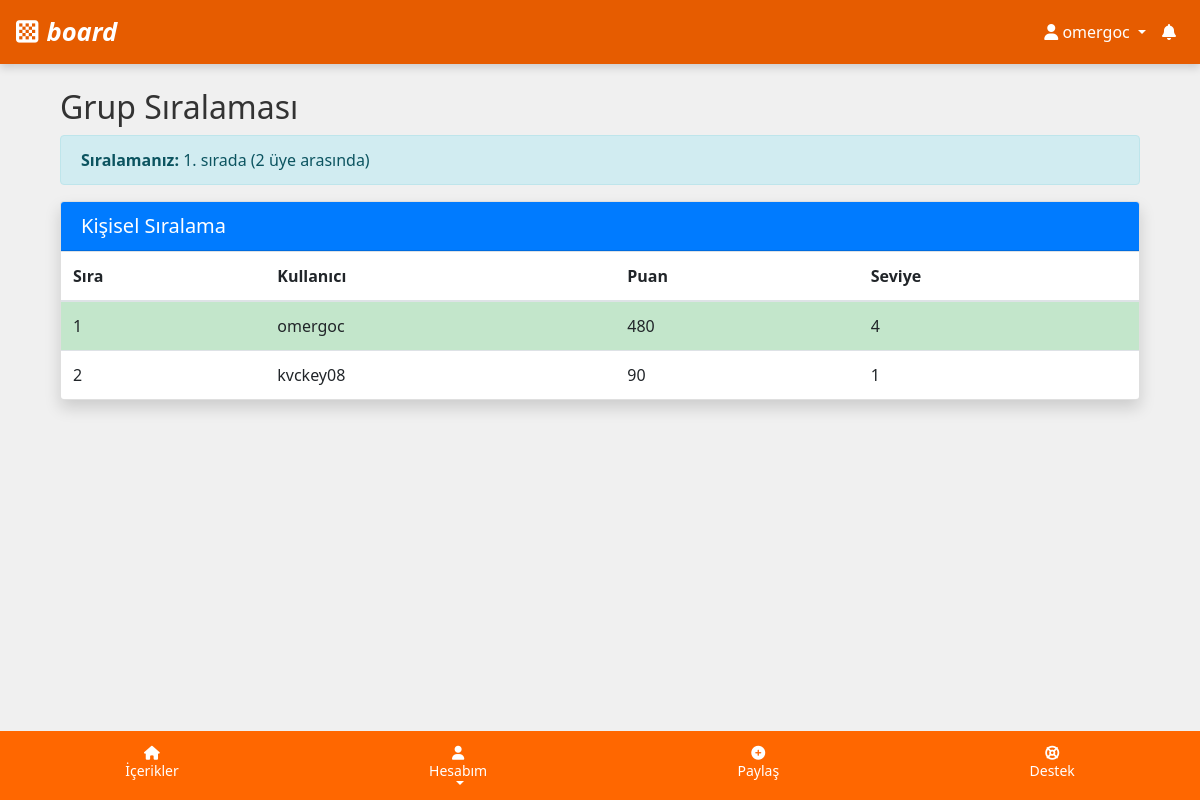
Page /leaderboard/ (signed in) on the earlier database version.
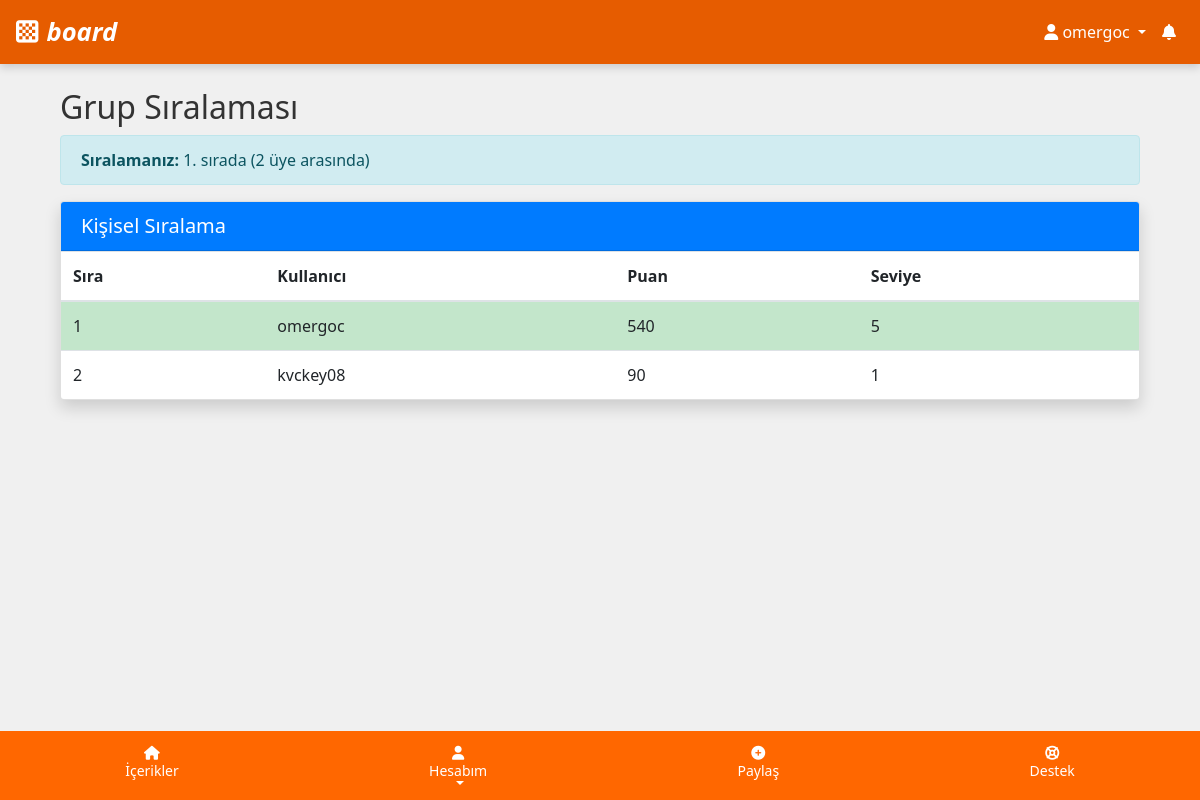
Same page on the later database version.
### users/models.py (models this page shows, shortened)
class Progress(models.Model):
    user = models.OneToOneField('CustomUser', on_delete=models.CASCADE, related_name='progress_instance')
    level = models.IntegerField('Seviye', default=1)
    points = models.IntegerField('Puan', default=0)
    FEATURE_LEVELS = {
        'can_use_bold_text': 2,
        'can_use_colored_text': 3,
        'can_use_background': 4,
        'can_share_gif': 5,
        'can_share_photo': 6,
        'can_share_audio': 7,
        'can_share_video': 8,
        'can_spin_wheel': 9,
        'can_choose_reward': 10,
    }
    LEVEL_THRESHOLDS = {
        1: 0,
        2: 100,
        3: 250,
        4: 400,
        5: 500,
        6: 650,
        7: 800,
        8: 1000,
        9: 1500,
        10: 2000,
    }
    def get_level_progress_text(self):
        current_level_threshold = self.LEVEL_THRESHOLDS.get(self.level, 0)
        next_level_threshold = self.LEVEL_THRESHOLDS.get(self.level + 1, current_level_threshold)
        if next_level_threshold == current_level_threshold:
            return f"Seviye {self.level} (Maksimum)"
        progress_in_level = self.points - current_level_threshold
        points_needed_for_next_level = next_level_threshold - current_level_threshold
        return f"Seviye {self.level} ({progress_in_level}/{points_needed_for_next_level})"
    def can_use_bold_text(self):
        return self.level >= 2
    def can_use_colored_text(self):
        return self.level >= 3
    def can_use_background(self):
        return self.level >= 4
    def can_share_gif(self):
        return self.level >= 5
    def can_share_photo(self):
        return self.level >= 6
    def can_share_audio(self):
        return self.level >= 7
    def can_share_video(self):
        return self.level >= 8
    def can_spin_wheel(self):
        return self.level >= 9
    def can_choose_reward(self):
        return self.level >= 10

class CustomUser(AbstractUser):
    team = models.ForeignKey('Team', on_delete=models.SET_NULL, null=True, blank=True, related_name='members')
    registration_code = models.CharField('Kayıt Kodu', max_length=6, unique=True, null=True, blank=True)
    gender = models.CharField('Cinsiyet', max_length=10, choices=[('male', 'Erkek'), ('female', 'Kadın'), ('other', 'Diğer')])
    avatar = models.CharField('Avatar', max_length=100, null=True, blank=True)
    registration_code_used = models.CharField('Kullanılan Kayıt Kodu', max_length=6, null=True, blank=True)
    progress = models.OneToOneField(Progress, on_delete=models.CASCADE, null=True, blank=True, related_name='user_progress')
    group = models.ForeignKey('Group', on_delete=models.SET_NULL, null=True, blank=True, related_name='members')
    class Meta:
        verbose_name = 'Kullanıcı'
        verbose_name_plural = 'Kullanıcılar'

### posts/views.py (the view)
# urls.py: path('leaderboard/', group_leaderboard_view, name='group_leaderboard'),
@login_required(login_url='login')
def group_leaderboard_view(request):
    user = request.user
    user_group = user.group
    if user_group and user_group.is_team_based and user.team:
        return redirect('team_leaderboard')
    from users.utils import get_user_ranking_info
    ranking_info = get_user_ranking_info(user)
    from users.models import Progress
    leaderboard = Progress.objects.filter(user__group=user_group).order_by('-points')
    return render(request, 'group_leaderboard.html', {
        'leaderboard': leaderboard,
        'ranking_info': ranking_info
    })

### posts/templatetags/custom_filters.py (called while the page is built)
@register.filter
def has_second_survey_due(user):
    try:
        return user.survey_completion.is_second_survey_due()
    except:
        return False

### users/utils.py (called while the page is built)
def get_leaderboard_url(user):
    if not user.group:
        return None  # Grup yoksa leaderboard URL'si de yok
    if user.group.name in ['A', 'B']:
        return reverse('group_leaderboard')
    elif user.group.name in ['C', 'D', 'F']:
        return reverse('team_leaderboard')
    else:
        return None

### templates/group_leaderboard.html (shortened to what this page needs)
{% extends 'base.html' %}
{% block content %}
<div class="container mt-4">
    <h2>Grup Sıralaması</h2>
    {% if ranking_info %}
    <div class="alert alert-info">
        <strong>Sıralamanız:</strong>
        {% if ranking_info.rank %}
            {{ ranking_info.rank }}. sırada ({{ ranking_info.total_members }} üye arasında)
        {% else %}
            Sıralama bilgisi bulunamadı.
        {% endif %}
    </div>
    {% endif %}
    <div class="card shadow mb-4">
        <div class="card-header bg-primary text-white">
            <h5 class="mb-0">Kişisel Sıralama</h5>
        </div>
        <div class="card-body p-0">
            <div class="table-responsive">
                <table class="table table-striped mb-0">
                    <thead>
                        <tr>
                            <th>Sıra</th>
                            <th>Kullanıcı</th>
                            <th>Puan</th>
                            <th>Seviye</th>
                        </tr>
                    </thead>
                    <tbody>
                        {% for user_progress in leaderboard %}
                        <tr {% if user_progress.user == request.user %}class="table-success"{% endif %}>
                            <td>{{ forloop.counter }}</td>
                            <td>{{ user_progress.user.username }}</td>
                            <td>{{ user_progress.points }}</td>
                            <td>{{ user_progress.level }}</td>
                        </tr>
                        {% empty %}
                        <tr>
                            <td colspan="4" class="text-center py-4">Henüz sıralama bilgisi bulunmuyor.</td>
                        </tr>
                        {% endfor %}
                    </tbody>
                </table>
            </div>
        </div>
    </div>
</div>
{% endblock %}

Differences in the rows shown:
changed Progress "omergoc": points "480" → "540"; level "4" → "5"
